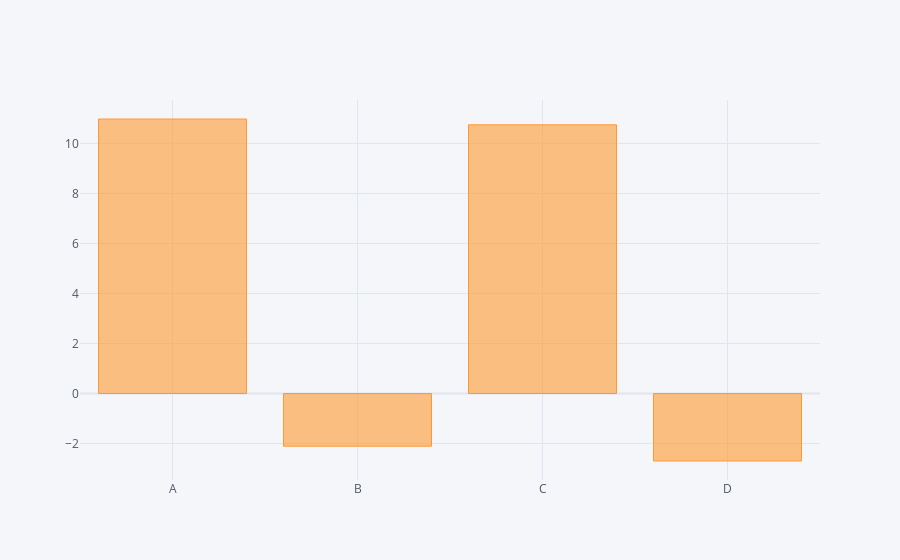

Here is the notebook cell this chart was saved with:
### Code cell
df.sum().iplot(kind="bar")

### Figure 1 — Plotly figure (JSON) as saved in the notebook; plotly's stock layout.template omitted (floating-point values rounded to 4 significant figures)
{"data": [{"marker": {"color": "rgba(255, 153, 51, 0.6)", "line": {"color": "rgba(255, 153, 51, 1.0)", "width": 1}}, "name": "None", "orientation": "v", "text": "", "type": "bar", "x": ["A", "B", "C", "D"], "y": [10.98, -2.106, 10.74, -2.698]}], "layout": {"legend": {"bgcolor": "#F5F6F9", "font": {"color": "#4D5663"}}, "paper_bgcolor": "#F5F6F9", "plot_bgcolor": "#F5F6F9", "title": {"font": {"color": "#4D5663"}}, "xaxis": {"gridcolor": "#E1E5ED", "showgrid": true, "tickfont": {"color": "#4D5663"}, "title": {"font": {"color": "#4D5663"}, "text": ""}, "zerolinecolor": "#E1E5ED"}, "yaxis": {"gridcolor": "#E1E5ED", "showgrid": true, "tickfont": {"color": "#4D5663"}, "title": {"font": {"color": "#4D5663"}, "text": ""}, "zerolinecolor": "#E1E5ED"}}}
